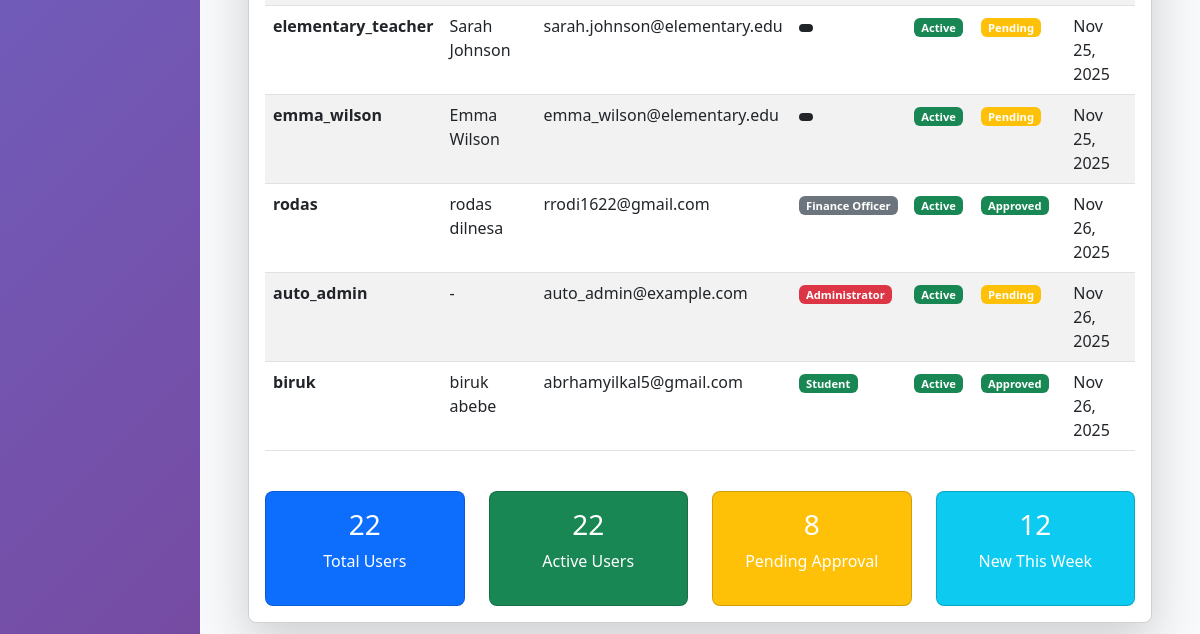
Before: /manage-users/ (signed in, lower part) with the older database file.
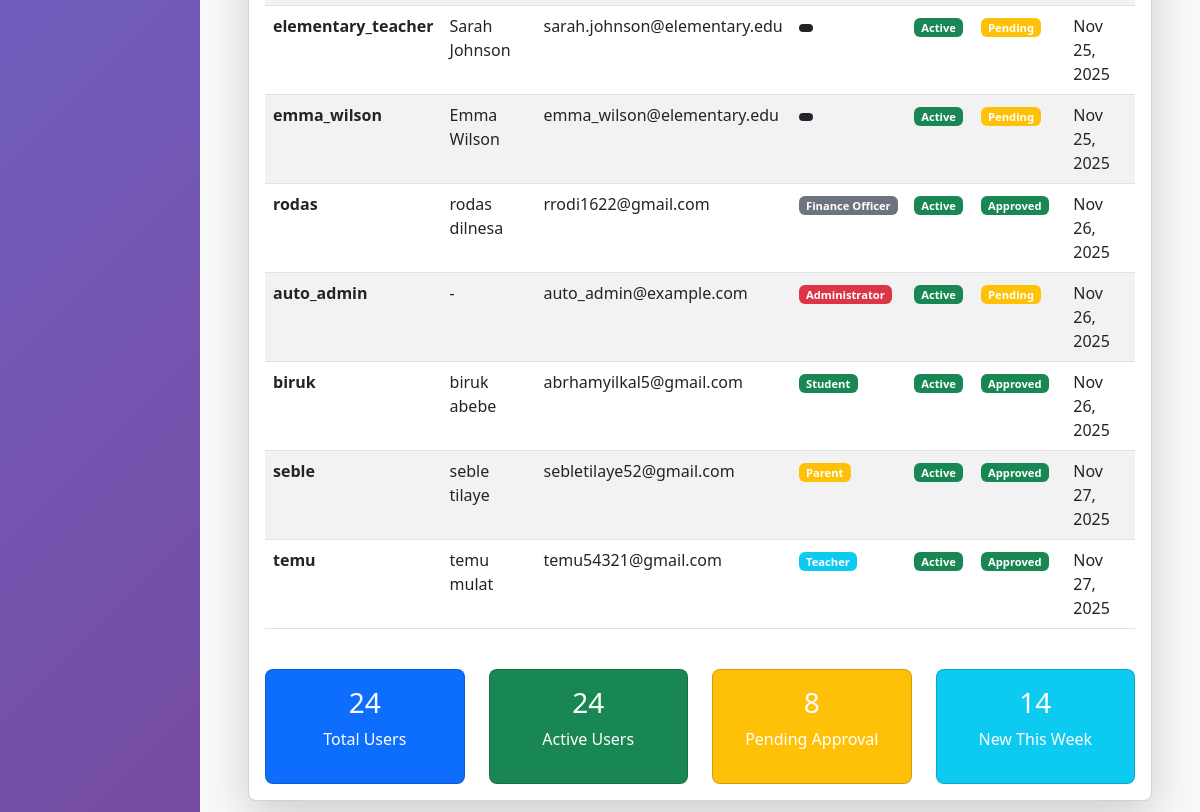
After: the same page with the newer database file.
### users/models.py (models this page shows, shortened)
class User(AbstractUser):
    ROLE_CHOICES = (
        ('admin', 'Administrator'),
        ('teacher', 'Teacher'),
        ('student', 'Student'),
        ('registrar', 'Registrar'),
        ('finance', 'Finance Officer'),
        ('parent', 'Parent'),
    )
    role = models.CharField(max_length=20, choices=ROLE_CHOICES)
    phone = models.CharField(max_length=15, blank=True)
    address = models.TextField(blank=True)
    date_of_birth = models.DateField(null=True, blank=True)
    profile_picture = models.ImageField(upload_to='profiles/', null=True, blank=True)
    is_approved = models.BooleanField(default=False)
    created_at = models.DateTimeField(auto_now_add=True)

### users/admin_views.py (the view, shortened to what this page needs)
# urls.py: path('manage-users/', admin_views.manage_users, name='manage_users'),
@login_required
def manage_users(request):
    if not request.user.is_superuser and getattr(request.user, 'role', None) != 'admin':
        messages.error(request, "You don't have permission to access this page.")
        return redirect('dashboard')
    users = User.objects.all().select_related('studentprofile', 'teacherprofile', 'parentprofile', 'registrarprofile', 'financeprofile')
    active_users_count = users.filter(is_active=True).count()
    pending_approvals_count = users.filter(is_approved=False).count()
    recent_users_count = users.filter(date_joined__gte=timezone.now() - timezone.timedelta(days=7)).count()
    context = {
        'users': users,
        'active_users_count': active_users_count,
        'pending_approvals_count': pending_approvals_count,
        'recent_users_count': recent_users_count,
    }
    return render(request, 'admin/manage_users.html', context)

### templates/admin/manage_users.html (shortened to what this page needs)
{% extends 'base.html' %}
{% load static %}
{% block content %}
<div class="container-fluid py-4">
    <div class="row">
        <div class="col-12">
            <div class="card shadow-lg">
                <div class="card-body">
                    <div class="table-responsive">
                        <table class="table table-striped table-hover">
                            <tbody>
                                {% for user in users %}
                                <tr>
                                    <td>
                                        <strong>{{ user.username }}</strong>
                                    </td>
                                    <td>{{ user.get_full_name|default:"-" }}</td>
                                    <td>{{ user.email }}</td>
                                    <td>
                                        <span class="badge bg-{% if user.role == 'admin' %}danger{% elif user.role == 'teacher' %}info{% elif user.role == 'student' %}success{% elif user.role == 'parent' %}warning{% elif user.role == 'registrar' %}primary{% elif user.role == 'finance' %}secondary{% else %}dark{% endif %}">
                                            {{ user.get_role_display }}
                                        </span>
                                    </td>
                                    <td>
                                        {% if user.is_active %}
                                            <span class="badge bg-success">Active</span>
                                        {% else %}
                                            <span class="badge bg-danger">Inactive</span>
                                        {% endif %}
                                    </td>
                                    <td>
                                        {% if user.is_approved %}
                                            <span class="badge bg-success">Approved</span>
                                        {% else %}
                                            <span class="badge bg-warning">Pending</span>
                                        {% endif %}
                                    </td>
                                    <td>{{ user.date_joined|date:"M d, Y" }}</td>
                                    <td>
                                    </td>
                                </tr>
                                {% endfor %}
                            </tbody>
                        </table>
                    </div>
                    <div class="row mt-4">
                        <div class="col-md-3">
                            <div class="card bg-primary text-white">
                                <div class="card-body text-center">
                                    <h3>{{ users|length }}</h3>
                                    <p>Total Users</p>
                                </div>
                            </div>
                        </div>
                        <div class="col-md-3">
                            <div class="card bg-success text-white">
                                <div class="card-body text-center">
                                    <h3>{{ active_users_count }}</h3>
                                    <p>Active Users</p>
                                </div>
                            </div>
                        </div>
                        <div class="col-md-3">
                            <div class="card bg-warning text-white">
                                <div class="card-body text-center">
                                    <h3>{{ pending_approvals_count }}</h3>
                                    <p>Pending Approval</p>
                                </div>
                            </div>
                        </div>
                        <div class="col-md-3">
                            <div class="card bg-info text-white">
                                <div class="card-body text-center">
                                    <h3>{{ recent_users_count }}</h3>
                                    <p>New This Week</p>
                                </div>
                            </div>
                        </div>
                    </div>
                </div>
            </div>
        </div>
    </div>
</div>
{% endblock %}

### templates/base.html (shortened to what this page needs)
<!DOCTYPE html>
<html lang="en">
  <head>
    <link
      href="https://cdn.jsdelivr.net/npm/bootstrap@5.3.0/dist/css/bootstrap.min.css"
      rel="stylesheet"
    />
    <link
      href="https://cdnjs.cloudflare.com/ajax/libs/font-awesome/6.0.0/css/all.min.css"
      rel="stylesheet"
    />
  </head>
  <body>
    {% if user.is_authenticated %}
    <div class="container-fluid">
      <div class="row">
        <nav class="col-md-3 col-lg-2 d-md-block sidebar">
        </nav>
        <main class="col-md-9 ms-sm-auto col-lg-10 px-md-4 main-content">
          <div class="container-fluid">{% block content %}{% endblock %}</div>
        </main>
      </div>
    </div>
    {% else %} {% block auth_content %}{% endblock %} {% endif %}
  </body>
</html>

### templates/base.html (style rules this page uses)
.sidebar { min-height: 100vh; background: linear-gradient(135deg, #667eea 0%, #764ba2 100%); }
.main-content { background-color: #f8f9fa; min-height: 100vh; }

### templates/admin/manage_users.html (style rules this page uses)
.card { border-radius: 0.5rem; }

Changed rows visible on the page:
added User: username "seble", get_full_name "seble tilaye", email "sebletilaye52@gmail.com", role "Parent", is_active "Active", is_approved "Approved", date_joined "Nov 27, 2025"
added User: username "temu", get_full_name "temu mulat", email "temu54321@gmail.com", role "Teacher", is_active "Active", is_approved "Approved", date_joined "Nov 27, 2025"
Other visible differences:
{{ users|length }}: "22" → "24"
{{ active_users_count }}: "22" → "24"
{{ recent_users_count }}: "12" → "14"
